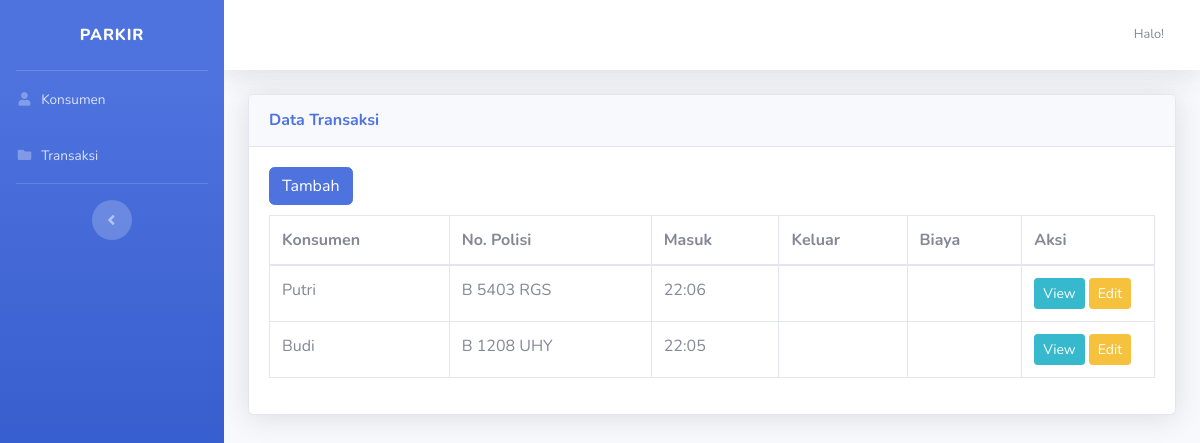
/index.php/transaksi, run on the app's committed database.
### tables this page shows
CREATE TABLE `tb_transaksi` (
  `id` int(11) NOT NULL,
  `konsumen` varchar(100) NOT NULL,
  `no_polisi` varchar(100) NOT NULL,
  `tgl_masuk` date NOT NULL,
  `waktu_masuk` varchar(100) NOT NULL,
  `waktu_keluar` varchar(100) DEFAULT NULL,
  `biaya` varchar(100) DEFAULT NULL
);

CREATE TABLE `tb_konsumen` (
  `id` int(11) NOT NULL,
  `konsumen` varchar(100) NOT NULL,
  `jenis_kendaraan` enum('Motor','Mobil') NOT NULL,
  `no_polisi` varchar(100) NOT NULL,
  `tgl_lahir` date NOT NULL,
  `jenis_kelamin` enum('L','P') NOT NULL,
  `no_hp` varchar(100) NOT NULL
);

### application/controllers/Transaksi.php (called while the page is built, shortened)
<?php
class Transaksi extends CI_Controller
{
    public function __construct()
    {
        $this->load->model('M_konsumen');
        $this->load->model('M_transaksi');
        $this->load->library('form_validation');
    }
    public function index()
    {
        $data['tanggal'] = date('H:i');
        $data['transaksi'] = $this->M_transaksi->getAllTransaksi();
        $data['konsumen'] = $this->M_konsumen->getAllKonsumen();
        $this->load->view('v_transaksi', $data);
    }
}

### index.php (called while the page is built, shortened)
<?php
require_once BASEPATH.'core/CodeIgniter.php';

### application/models/M_transaksi.php (called while the page is built, shortened)
<?php
class M_transaksi extends CI_model
{
    public function getAllTransaksi()
    {
        return $this->db->query("SELECT * FROM tb_transaksi JOIN tb_konsumen on tb_konsumen.no_polisi = tb_transaksi.no_polisi")->result_array();
    }
}

### application/views/v_transaksi.php (the view, shortened to what this page needs)
<!DOCTYPE html>
<html lang="en">
<head>
    <link href="<?= base_url() ?>assets/fontawesome-free/css/all.min.css" rel="stylesheet" type="text/css">
    <link href="<?= base_url() ?>assets/sb-admin-2.min.css" rel="stylesheet">
    <link href="<?= base_url() ?>assets/vendor/datatables/dataTables.bootstrap4.min.css" rel="stylesheet" />
</head>
<body id="page-top">
    <div id="wrapper">
        <ul class="navbar-nav bg-gradient-primary sidebar sidebar-dark accordion" id="accordionSidebar">
            <a class="sidebar-brand d-flex align-items-center justify-content-center" href="<?= base_url() ?>dashboard">
                <div class="sidebar-brand-text mx-3">Parkir</div>
            </a>
            <hr class="sidebar-divider my-0">
            <li class="nav-item " id="navUserData">
                <a class="nav-link" href="<?= base_url() ?>konsumen">
                    <i class="fas fa-fw fa-user"></i>
                    <span>Konsumen</span></a>
            </li>
            <li class="nav-item " id="navPengajuan">
                <a class="nav-link" href="<?= base_url() ?>transaksi">
                    <i class="fas fa-fw fa-folder"></i>
                    <span>Transaksi</span></a>
            </li>
            <hr class="sidebar-divider d-none d-md-block">
            <div class="text-center d-none d-md-inline">
                <button class="rounded-circle border-0" id="sidebarToggle"></button>
            </div>
        </ul>
        <div id="content-wrapper" class="d-flex flex-column">
            <div id="content">
                <nav class="navbar navbar-expand navbar-light bg-white topbar mb-4 static-top shadow">
                    <ul class="navbar-nav ml-auto">
                        <li class="nav-item dropdown no-arrow">
                            <a class="nav-link dropdown-toggle" href="#" id="userDropdown" role="button" data-toggle="dropdown" aria-haspopup="true" aria-expanded="false">
                                <span class="mr-2 d-none d-lg-inline text-gray-600 small">Halo!</span>
                            </a>
                        </li>
                    </ul>
                </nav>
                <div class="content">
                    <div class="container-fluid">
                        <div class="card shadow mb-4">
                            <div class="card-header py-3">
                                <h6 class="m-0 font-weight-bold text-primary">Data Transaksi</h6>
                            </div>
                            <div class="card-body">
                                <button type="button" data-toggle="modal" data-target="#modal-tambah" class="btn btn-primary" style="margin-bottom:10px;">
                                    Tambah
                                </button>
                                <div class="table-responsive">
                                    <table class="table table-bordered data" width="100%" cellspacing="0">
                                        <thead>
                                            <th>Konsumen</th>
                                            <th>No. Polisi</th>
                                            <th>Masuk</th>
                                            <th>Keluar</th>
                                            <th>Biaya</th>
                                            <th width="15%">Aksi</th>
                                        </thead>
                                        <tbody>
                                            <?php foreach ($transaksi as $data) : ?>
                                                <tr>
                                                    <td><?= $data['konsumen'] ?></td>
                                                    <td><?= $data['no_polisi'] ?></td>
                                                    <td><?= $data['waktu_masuk'] ?></td>
                                                    <td><?= $data['waktu_keluar'] ?></td>
                                                    <td><?= $data['biaya'] ?></td>
                                                    <td>
                                                        <button type="button" data-toggle="modal" data-target="#modal-view<?= $data['id'] ?>" class="btn btn-info btn-sm">
                                                            View
                                                        </button>
                                                        <button type="button" data-toggle="modal" data-target="#modal-edit<?= $data['id'] ?>" class="btn btn-warning btn-sm">
                                                            Edit
                                                        </button>
                                                    </td>
                                                </tr>
                                            <?php endforeach ?>
                                        </tbody>
                                    </table>
                                </div>
                            </div>
                        </div>
                    </div>
                </div>
            </div>
        </div>
</body>
</html>

### data on the page
tb_transaksi: tb_konsumen.konsumen "Putri", tb_konsumen.no_polisi "B 5403 RGS", waktu_masuk "22:06"
tb_transaksi: tb_konsumen.konsumen "Budi", tb_konsumen.no_polisi "B 1208 UHY", waktu_masuk "22:05"
